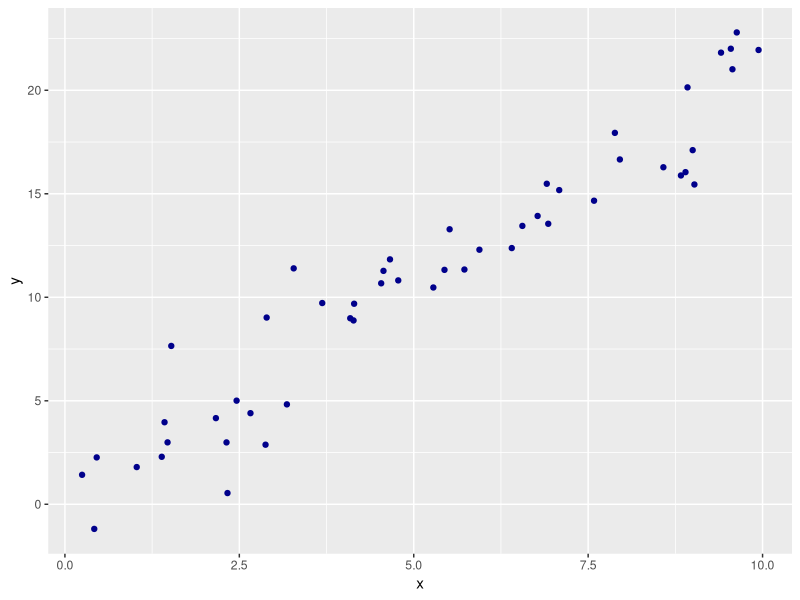
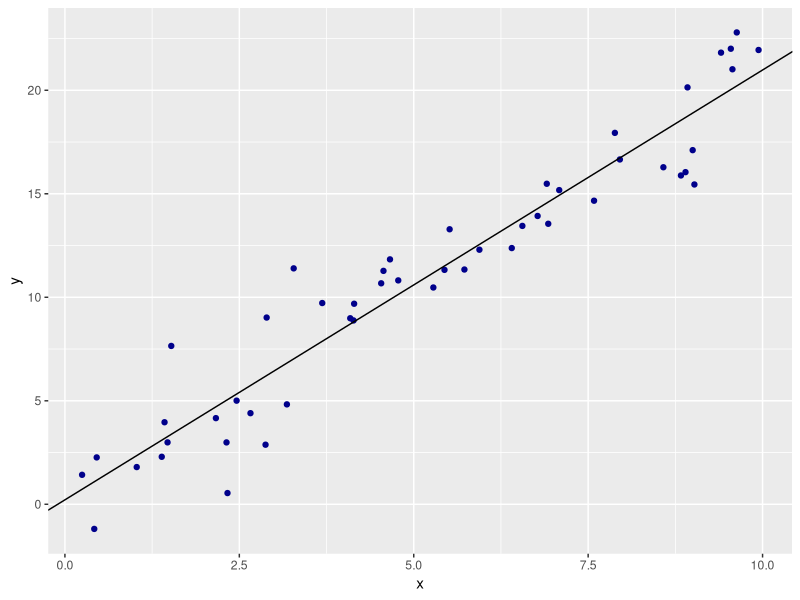
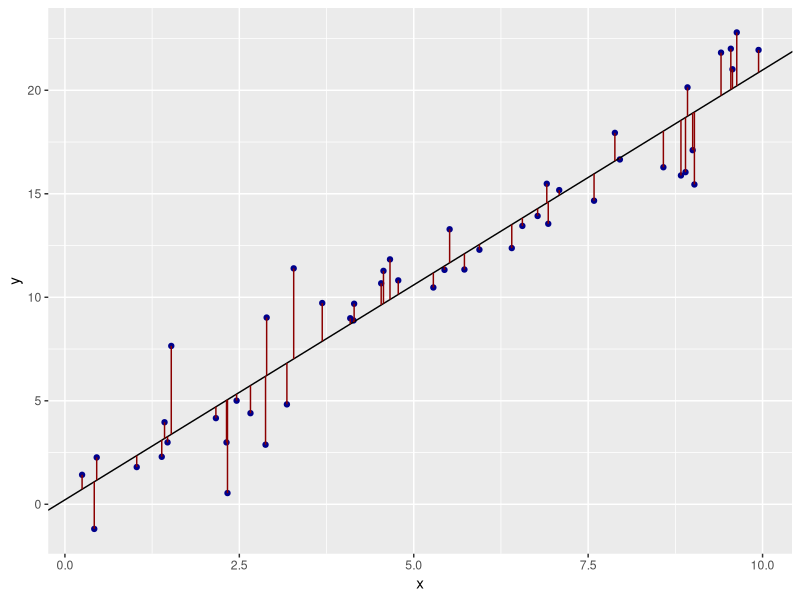
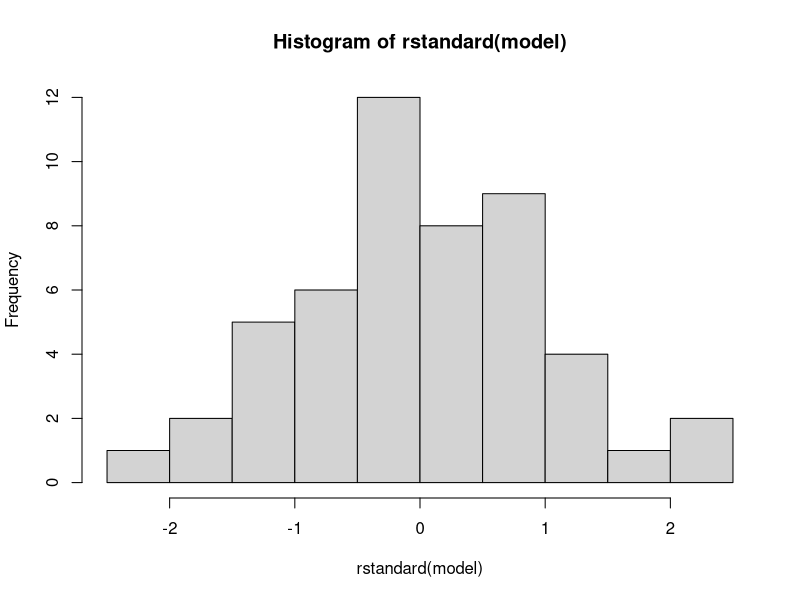
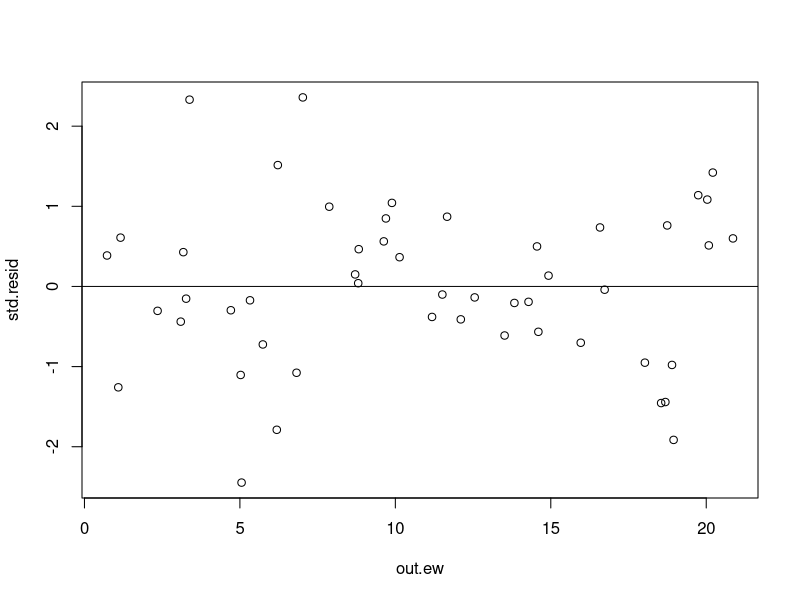
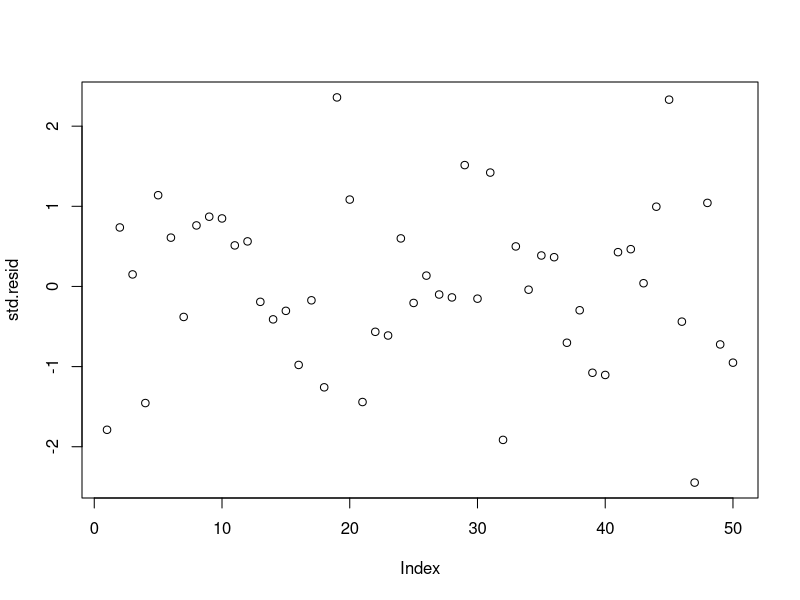
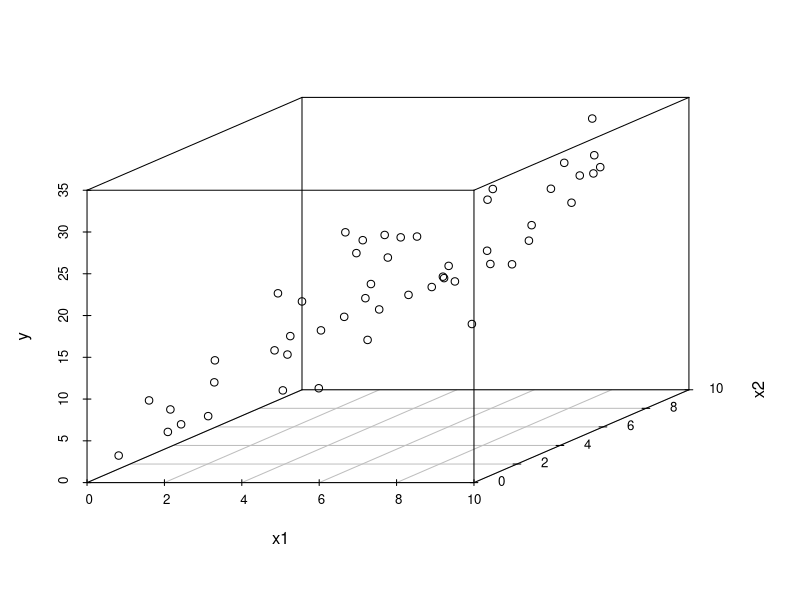

The R source for these figures, in order:
## ---- chunk 1

if (!require(scatterplot3d)) install.packages("scatterplot3d")

#install.packages("scatterplot3d")
library(haven)
library(tidyverse)
library(scatterplot3d)

knitr::opts_chunk$set(fig.width=6, fig.height=6)

## ---- chunk 2
#random numbers
#always set your seed
set.seed(123)

#predictor variables
X <- runif(50, min = 0, max = 10)

#error
e <- rnorm(50,0,2)

#outcome
Y <-  0.5 + 2 * X + e

#regression
fit <- lm(Y ~ X)
#summary(fit)

predicted <- predict(fit)
residual <- residuals(fit)

df <- data.frame(y = Y, x = X, pred = predicted, res = residual)
## ---- chunk 3
head(df[1:2])
## ---- chunk 4
ggplot(df, aes(x = x, y = y))+ #outcome variable on y-axis
  geom_point(color = "darkblue")
## ---- chunk 5
#Korrelation
cor(X,Y)
## ---- chunk 6
ggplot(df, aes(x = x, y = y)) + #outcome variable on y-axis
  geom_point(color = "darkblue") +
  geom_abline(intercept = 0.2153, slope = 2.0764)
## ---- chunk 7
ggplot(df, aes(x = x, y = y)) + #outcome variable on y-axis
  geom_point(color = "darkblue") +
  geom_abline(intercept = 0.2153, slope = 2.0764) + 
  geom_segment(aes(xend = x, yend = pred), color = "darkred")
## ---- chunk 8
#lineare Regression mit unseren Beispiel Daten
model <- lm(y ~ x, data=df)
summary(model)
## ---- chunk 9
#schätzung für die zweite Beobachtung
0.21 + 2.07 * df$x[2]
## ---- chunk 10
#Schätzung zweite Beobachtung
vorhersage <- predict(model)
vorhersage[2]
## ---- chunk 11
#residuen
residue <- residuals(model)
residue[2]
## ---- chunk 12
# 16.58326 + 1.358417 
vorhersage[2] + residue[2]
## ---- chunk 13
#Beobachtungswert Y
df$y[2]

round(vorhersage[2] + residue[2]) == round(df$y[2])

## ---- chunk 14
#fitted und fitted.values sind synonym
out.bw <- df$y #Beobachtungswert
out.ew <- model$fitted.values #Erwartungswert (yhat)
out.r <- model$residuals #Residuen (uhat)

out <- cbind(y = out.bw, yhat = out.ew, uhat = out.r)

print(head(out))
## ---- chunk 15
#Summe der Residuen
round(sum(model$residuals))
## ---- chunk 16
round(colSums(out), 2)
## ---- chunk 17
#steigung
b1 <- cov(df$x,df$y)/var(df$x)
b1
#alternativ
#cor(df$x, df$y)*(sd(df$y)/sd(df$x))
## ---- chunk 18
#konstante
b0 <- mean(df$y)-b1*mean(df$x)
b0
## ---- chunk 19
#Standardisierte Residuen
hist(rstandard(model))
## ---- chunk 20
std.resid <- rstandard(model)
out.ew <- model$fitted.values #Erwartungswert (yhat)
plot(y=std.resid, x=out.ew)
abline(0,0)
## ---- chunk 21
plot(std.resid)
## ---- chunk 22
summary(model)
summary(model)$r.squared #R2
## ---- chunk 23
out.cor <- cor(df$x, df$y)
out.cor <- out.cor^2

print(out.cor)
## ---- chunk 24
ssr <- sum((fitted.values(model) - mean(df$y))^2)
ssr
## ---- chunk 25
sst <- sum((df$y - mean(df$y))^2)
sst
## ---- chunk 26
r2 <- ssr / sst
r2
## ---- chunk 27
set.seed(123)

x1 <- runif(50, min = 0, max = 10)
x2 <- runif(50, min = 0, max = 10)
e <- rnorm(50,0,2)
y <-  0.5 + 2 * x1 + 1.5 * x2 + e

df2 <- data.frame(y, x1, x2)

## ---- chunk 28
#Beispieldaten
head(df2)
## ---- chunk 29
#Beobachtungen im dreidimensionalen Raum (Package: scatterplot3d)
with(data = df2,
     scatterplot3d(x = x1,
                   y = x2,
                   z = y,
                   )
     )
## ---- chunk 30
#multiple Regression
model_multi <- lm(y~x1 + x2, data=df2)
summary(model_multi)

## ---- chunk 31
#zweite Beobachtung
df2$x1[2]
df2$x2[2]
## ---- chunk 32
#schätzung für die zweite Beobachtung
1.01 + 1.94 * df2$x1[2] + 1.51 * df2$x2[2]

#alternativ
#vorhersage <- predict(model_multi)
#vorhersage[2]
## ---- chunk 33
#model mit 1 UV
model_bivariat <- lm(y~x1, data=df2)
summary(model_bivariat)$adj.r.squared

#multiple Regression mit 2 UV
model_multi <- lm(y~x1 + x2, data=df2)
summary(model_multi)$adj.r.squared
## ---- chunk 34
r2_multi <- summary(model_multi)$r.squared #wir benötigen R2 um das korrigierte R2 zu berechnen

adj.R2 <- 1 - (49 / 47) * (1 - r2_multi)

adj.R2
